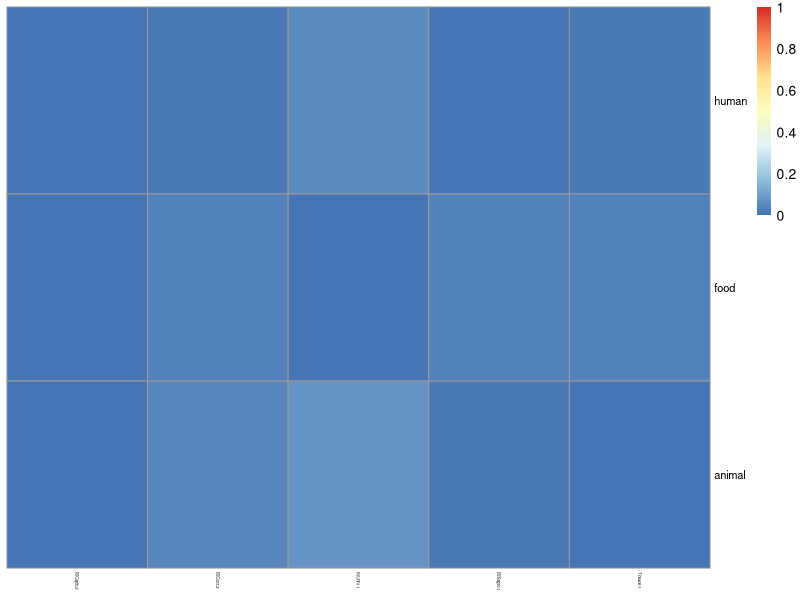

Recreate this plot in R.
d_human <- read.table("human_human_mge_combined.sorted.fna.len95_iden95.presence_absence.rowInd.txt", header=T, sep="\t")
d_animal <- read.table("animal_human_mge_combined.sorted.fna.len95_iden95.presence_absence.rowInd.txt", header=T, sep="\t")
d_food   <- read.table("food_human_mge_combined.sorted.fna.len95_iden95.presence_absence.rowInd.txt", header=T, sep="\t")

c_human_freq <- apply(d_human[,-1], 2, sum, na.rm=T)/261
c_animal_freq <- apply(d_animal[,-1], 2, sum, na.rm=T)/364
c_food_freq   <- apply(d_food[,-1], 2, sum, na.rm=T)/57

names(c_human_freq) == names(c_food_freq)
names(c_animal_freq) == names(c_food_freq)

df <- data.frame(human=c_human_freq, food=c_food_freq, animal=c_animal_freq)

library(pheatmap)
pdf("mge_freq_heatmap.pdf")
pheatmap(
  t(as.matrix(df)),
  fontsize_col = 3, 
  fontsize_row = 8, 
  cluster_rows = FALSE,
  cluster_cols = FALSE,
  treeheight_row = 0,
  treeheight_col = 50,
  clustering_distance_rows = "euclidean",
  breaks = seq(0, 1, length.out = 101)
)
dev.off()

write.csv(df, file="mge_freq.csv")
